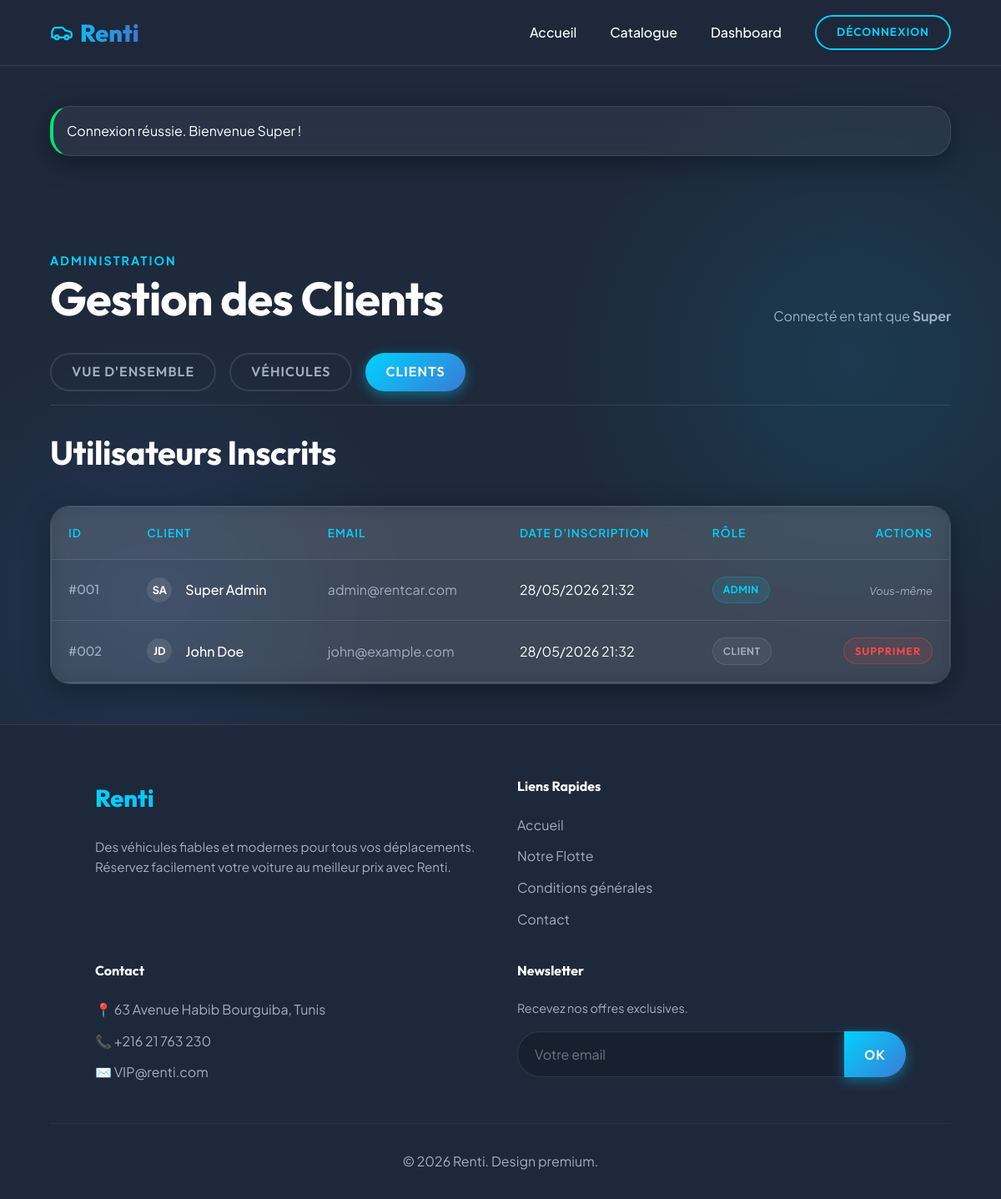
/index.php?c=Admin&a=users (signed in), run on the app's committed database.
### tables this page shows
CREATE TABLE clients (
    id INT AUTO_INCREMENT PRIMARY KEY,
    nom VARCHAR(100) NOT NULL,
    prenom VARCHAR(100) NOT NULL,
    email VARCHAR(150) NOT NULL UNIQUE,
    mot_de_passe VARCHAR(255) NOT NULL,
    role ENUM('admin', 'user') DEFAULT 'user',
    date_creation DATETIME DEFAULT CURRENT_TIMESTAMP
);

### controllers/AdminController.php (called while the page is built, shortened)
<?php
require_once 'core/Controller.php';
class AdminController extends Controller {
    public function users() {
        $userModel = $this->model('User');
        $users = $userModel->getAllUsers();
        $this->view('admin/users', ['users' => $users]);
    }
}
?>

### config/database.php (called while the page is built)
<?php
class Database {
    private static $instance = null;
    private $pdo;
    private $host = "localhost";
    private $dbname = "location_voiture";
    private $username = "root";
    private $password = "";
    private function __construct() {
        try {
            $this->pdo = new PDO("mysql:host={$this->host};dbname={$this->dbname};charset=utf8", $this->username, $this->password);
            $this->pdo->setAttribute(PDO::ATTR_ERRMODE, PDO::ERRMODE_EXCEPTION);
            $this->pdo->setAttribute(PDO::ATTR_DEFAULT_FETCH_MODE, PDO::FETCH_ASSOC);
        } catch(PDOException $e) {
            die("Erreur de connexion à la base de données : " . $e->getMessage());
        }
    }
    public static function getInstance() {
        if (!self::$instance) {
            self::$instance = new Database();
        }
        return self::$instance;
    }
    public function getConnection() {
        return $this->pdo;
    }
}
?>

### core/Model.php (called while the page is built, shortened)
<?php
require_once 'config/database.php';
abstract class Model {
    public function __construct() {
        $this->db = Database::getInstance()->getConnection();
    }
}
?>

### models/User.php (called while the page is built, shortened)
<?php
require_once 'core/Model.php';
class User extends Model {
    public function getAllUsers() {
        $stmt = $this->db->query("SELECT id, nom, prenom, email, role, date_creation FROM clients ORDER BY date_creation DESC");
        return $stmt->fetchAll();
    }
}
?>

### views/admin/users.php (the view)
<?php include 'views/header.php'; ?>
<div class="container fade-in">
    <div style="display: flex; justify-content: space-between; align-items: flex-end; margin-bottom: 2rem;">
        <div>
            <span style="color: var(--primary-color); font-weight: 700; letter-spacing: 2px; text-transform: uppercase; font-size: 0.9rem;">Administration</span>
            <h1 style="margin-bottom: 0;">Gestion des Clients</h1>
        </div>
        <p style="color: var(--text-muted);">Connecté en tant que <strong><?= $_SESSION['user']['prenom'] ?></strong></p>
    </div>
    <div style="display: flex; gap: 1rem; margin-bottom: 2rem; border-bottom: 1px solid var(--surface-border); padding-bottom: 1rem;">
        <a href="index.php?c=Admin&a=dashboard" class="btn btn-outline" style="padding: 0.5rem 1.5rem; border-color: var(--surface-border); color: var(--text-muted);">Vue d'ensemble</a>
        <a href="index.php?c=Admin&a=vehicles" class="btn btn-outline" style="padding: 0.5rem 1.5rem; border-color: var(--surface-border); color: var(--text-muted);">Véhicules</a>
        <a href="index.php?c=Admin&a=users" class="btn btn-primary" style="padding: 0.5rem 1.5rem;">Clients</a>
    </div>
    <div style="display: flex; justify-content: space-between; align-items: center; margin-bottom: 1.5rem;">
        <h2>Utilisateurs Inscrits</h2>
    </div>
    <div class="card" style="padding: 0;">
        <div style="overflow-x: auto; max-height: 600px;">
            <table>
                <thead style="position: sticky; top: 0; z-index: 10;">
                    <tr>
                        <th>ID</th>
                        <th>Client</th>
                        <th>Email</th>
                        <th>Date d'inscription</th>
                        <th>Rôle</th>
                        <th style="text-align: right;">Actions</th>
                    </tr>
                </thead>
                <tbody>
                    <?php foreach($users as $u): ?>
                    <tr>
                        <td style="color: var(--text-muted); font-family: 'Outfit';">#<?= str_pad($u['id'], 3, '0', STR_PAD_LEFT) ?></td>
                        <td style="font-weight: 500; color: #fff;">
                            <div style="display: flex; align-items: center; gap: 1rem;">
                                <div style="width: 30px; height: 30px; border-radius: 50%; background: rgba(255,255,255,0.1); display: flex; align-items: center; justify-content: center; font-size: 0.8rem; font-weight: bold;">
                                    <?= substr(htmlspecialchars($u['prenom']), 0, 1) . substr(htmlspecialchars($u['nom']), 0, 1) ?>
                                </div>
                                <?= htmlspecialchars($u['prenom'] . ' ' . $u['nom']) ?>
                            </div>
                        </td>
                        <td style="color: var(--text-muted);"><?= htmlspecialchars($u['email']) ?></td>
                        <td><?= date('d/m/Y H:i', strtotime($u['date_creation'])) ?></td>
                        <td>
                            <?php if($u['role'] === 'admin'): ?>
                                <span class="badge" style="background: rgba(0, 210, 255, 0.1); color: var(--primary-color); border: 1px solid rgba(0, 210, 255, 0.2);">Admin</span>
                            <?php else: ?>
                                <span class="badge" style="background: rgba(255, 255, 255, 0.05); color: var(--text-muted); border: 1px solid rgba(255, 255, 255, 0.1);">Client</span>
                            <?php endif; ?>
                        </td>
                        <td style="text-align: right;">
                            <?php if($u['id'] != $_SESSION['user']['id']): ?>
                                <a href="index.php?c=Admin&a=deleteUser&id=<?= $u['id'] ?>" class="btn btn-danger" style="padding: 0.3rem 0.8rem; font-size: 0.8rem; background: rgba(255, 75, 75, 0.1); border: 1px solid rgba(255, 75, 75, 0.3); color: var(--danger-color);" onclick="return confirm('Attention ! Supprimer ce client supprimera également toutes ses réservations. Continuer ?');">Supprimer</a>
                            <?php else: ?>
                                <span style="font-size: 0.8rem; color: var(--text-muted); font-style: italic;">Vous-même</span>
                            <?php endif; ?>
                        </td>
                    </tr>
                    <?php endforeach; ?>
                </tbody>
            </table>
        </div>
    </div>
</div>
<?php include 'views/footer.php'; ?>

### index.php (shortened to what this page needs)
<?php
require_once 'core/Controller.php';
$controllerName = isset($_GET['c']) ? ucfirst($_GET['c']) . 'Controller' : 'HomeController';
$action = isset($_GET['a']) ? $_GET['a'] : 'index';
$controllerPath = 'controllers/' . $controllerName . '.php';
if (file_exists($controllerPath)) {
    if (class_exists($controllerName)) {
        $controller = new $controllerName();
        if (method_exists($controller, $action)) {
            $controller->$action();
        } else {
            die("L'action $action n'existe pas dans le contrôleur $controllerName.");
        }
    } else {
        die("La classe $controllerName est introuvable.");
    }
} else {
    die("Page introuvable (404).");
}
?>

### core/Controller.php (shortened to what this page needs)
<?php
class Controller {
    public function model($model) {
        return new $model();
    }
    public function view($view, $data = []) {
        if (file_exists('views/' . $view . '.php')) {
            extract($data);
            require_once 'views/' . $view . '.php';
        } else {
            die("La vue $view n'existe pas.");
        }
    }
}
?>

### views/header.php (shortened to what this page needs)
<!DOCTYPE html>
<html lang="fr">
<head>
    <link rel="stylesheet" href="assets/css/style.css">
</head>
<body>
<header>
    <nav>
        <div class="logo">
            <a href="index.php">Renti</a>
        </div>
        <ul>
            <li><a href="index.php">Accueil</a></li>
            <li><a href="index.php?c=Vehicle&a=catalogue">Catalogue</a></li>
            <?php if (isset($_SESSION['user'])): ?>
                <?php if ($_SESSION['user']['role'] === 'admin'): ?>
                    <li><a href="index.php?c=Admin&a=dashboard">Dashboard</a></li>
                <?php else: ?>
                    <li><a href="index.php?c=Reservation&a=mes_reservations">Réservations</a></li>
                <?php endif; ?>
                <li><a href="index.php?c=Auth&a=logout" class="btn btn-outline" style="padding: 0.5rem 1.5rem; font-size: 0.85rem;">Déconnexion</a></li>
            <?php else: ?>
                <li><a href="index.php?c=Auth&a=login">Connexion</a></li>
                <li><a href="index.php?c=Auth&a=register" class="btn btn-primary" style="padding: 0.5rem 1.5rem; font-size: 0.85rem;">S'inscrire</a></li>
            <?php endif; ?>
        </ul>
    </nav>
</header>
<main class="fade-in">
    <?php if (isset($_SESSION['flash'])): ?>
        <div class="container">
            <div class="card" style="padding: 1rem; margin-bottom: 1rem; border-left: 4px solid <?= $_SESSION['flash']['type'] === 'success' ? 'var(--success-color)' : 'var(--danger-color)' ?>;">
                <?= $_SESSION['flash']['message'] ?>
            </div>
        </div>
    <?php endif; ?>

### views/footer.php (shortened to what this page needs)
</main>
<footer style="background: rgba(30, 41, 59, 0.9); border-top: 1px solid var(--surface-border); padding: 4rem 5% 2rem; margin-top: auto;">
    <div class="container grid" style="padding: 0; margin-bottom: 3rem;">
        <div>
            <div class="logo" style="margin-bottom: 1.5rem;">Renti</div>
            <p style="color: var(--text-muted); font-size: 0.95rem;">Des véhicules fiables et modernes pour tous vos déplacements. Réservez facilement votre voiture au meilleur prix avec Renti.</p>
        </div>
        <div>
            <h4 style="color: #fff; margin-bottom: 1.5rem;">Liens Rapides</h4>
            <ul style="display:flex; flex-direction:column; gap:0.75rem;">
                <li><a href="index.php" style="color: var(--text-muted);">Accueil</a></li>
                <li><a href="index.php?c=Vehicle&a=catalogue" style="color: var(--text-muted);">Notre Flotte</a></li>
                <li><a href="#" style="color: var(--text-muted);">Conditions générales</a></li>
                <li><a href="#" style="color: var(--text-muted);">Contact</a></li>
            </ul>
        </div>
        <div>
            <h4 style="color: #fff; margin-bottom: 1.5rem;">Contact</h4>
            <ul style="display:flex; flex-direction:column; gap:0.75rem; color: var(--text-muted);">
                <li>📍 63 Avenue Habib Bourguiba, Tunis</li>
                <li>📞 +216 21 763 230</li>
                <li>✉️ VIP@renti.com</li>
            </ul>
        </div>
        <div>
            <h4 style="color: #fff; margin-bottom: 1.5rem;">Newsletter</h4>
            <p style="color: var(--text-muted); font-size: 0.9rem; margin-bottom: 1rem;">Recevez nos offres exclusives.</p>
            <div style="display:flex;">
                <input type="email" placeholder="Votre email" style="border-radius: 50px 0 0 50px; border-right: none;">
                <button class="btn btn-primary" style="border-radius: 0 50px 50px 0; padding: 0.5rem 1.5rem;">OK</button>
            </div>
        </div>
    </div>
    <div style="text-align: center; color: var(--text-muted); border-top: 1px solid rgba(255,255,255,0.05); padding-top: 2rem;">
        <p>&copy; <?= date('Y') ?> Renti. Design premium.</p>
    </div>
</footer>
</body>
</html>

### data on the page
clients: id "001", prenom "S", nom "A", prenom+nom "Super Admin", email "admin@rentcar.com", date_creation "28/05/2026 21:32", role "ADMIN", shows "Vous-même"
clients: id "002", prenom "J", nom "D", prenom+nom "John Doe", email "john@example.com", date_creation "28/05/2026 21:32", role "CLIENT"

### other printed values
$_SESSION['flash']['message'] "Connexion réussie. Bienvenue Super !"
$_SESSION['user']['prenom'] "Super"
